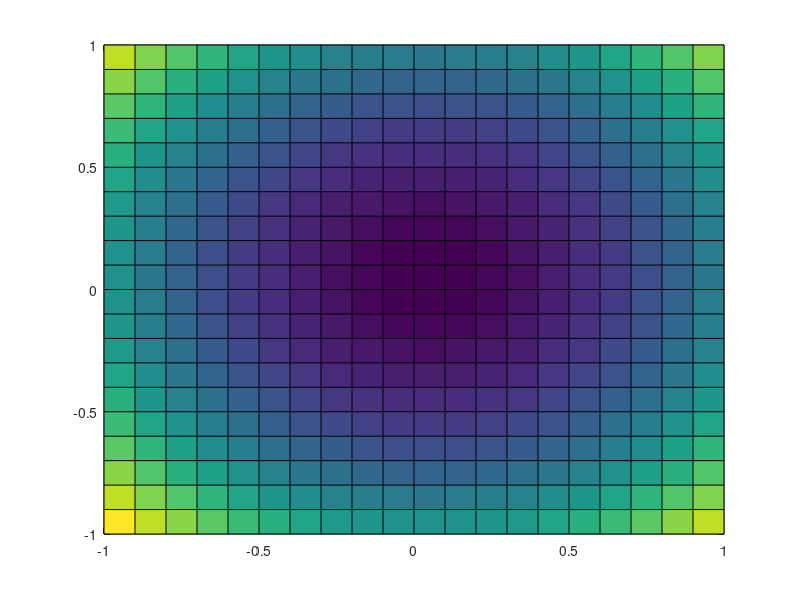

MATLAB code to generate this figure: (Note: this script raises an error after producing the figure.)
%% Using pcolor and imagesc
% Instructions are in the task pane to the left. Complete and submit each task one at a time.
% This code creates a grid.
x = -1:0.1:1;
y = -1:0.1:1;
[X,Y] = meshgrid(x,y);
Z = X.^2 + Y.^2;
%% Task 1
s=pcolor(X,Y,Z)
%% Task 2
s.EdgeAlpha = 0.2;
s.FaceColor = "interp";
%% Task 3
im = imagesc(Z);
%% Task 4
im2 = imagesc([-1 1],[-1 1],Z);
